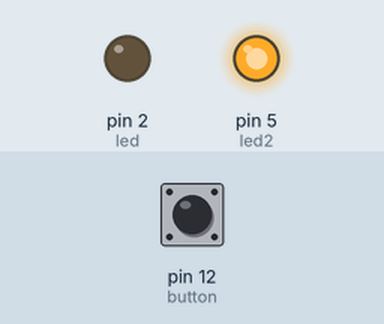
Recording of a sketch running on a simulated Arduino Uno, built with avr-gcc and run on an emulated ATmega328P. Parts: output pins drawn as LEDs (lit = HIGH). The inputs (shaded band) are chosen by the test bench; at power-on: pin 12 (button) LOW. What the sketch prints to the serial monitor is not drawn.

Above: at 1.2 s.
1.3 s: pin 12 (button) pulled HIGH for 0.15 s
At 1.37 s:
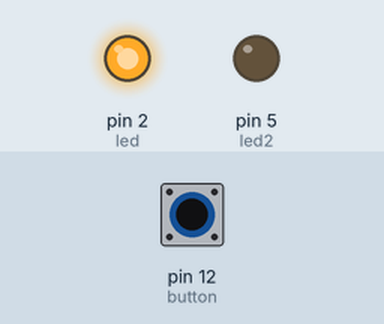
2.9 s: pin 12 (button) pulled HIGH for 3.2 s
At 7.3 s:
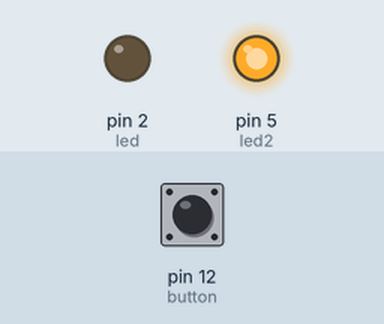
Timing chart, 0 to 8.8 s (numbered marks = the images above; inputs shaded):
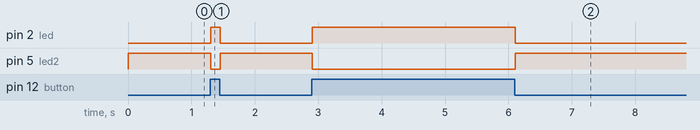

Measured:
- after the input at 1.3 s, pin 2 (led): LOW → HIGH at once, → LOW 0.15 s later; pin 5 (led2): HIGH → LOW at once, → HIGH 0.15 s later
- after the input at 2.9 s, pin 2 (led): LOW → HIGH at once, → LOW 3.2 s later; pin 5 (led2): HIGH → LOW at once, → HIGH 3.2 s later

The sketch:

button_led_switch.ino
```cpp
int button = 12;
int led = 2;
int led2 = 5;

void setup() {
  Serial.begin(9600);
  pinMode(button, INPUT);
  pinMode(led, OUTPUT);
  pinMode(led2, OUTPUT);
}

void loop() {
  int btnState = digitalRead(button);
  Serial.println(btnState);

  if (btnState) {
    digitalWrite(led, HIGH);
    digitalWrite(led2, LOW);
  } else {
    digitalWrite(led, LOW);
    digitalWrite(led2, HIGH);
  }

  delay(1);
}
```
